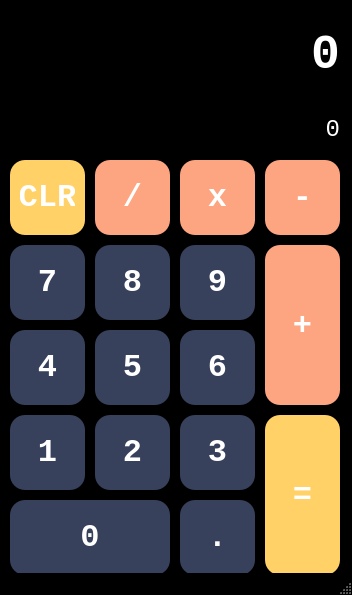
<?xml version="1.0" encoding="UTF-8"?>
<ui version="4.0">
 <class>MainWindow</class>
 <widget class="QMainWindow" name="MainWindow">
  <property name="geometry">
   <rect>
    <x>0</x>
    <y>0</y>
    <width>352</width>
    <height>595</height>
   </rect>
  </property>
  <property name="windowTitle">
   <string>QT Calculator by Kenny Neutron</string>
  </property>
  <property name="windowIcon">
   <iconset>
    <normaloff>calculator.png</normaloff>calculator.png</iconset>
  </property>
  <property name="styleSheet">
   <string notr="true">QMainWindow {
    background-color: black; /* Set the background color to black */
}</string>
  </property>
  <widget class="QWidget" name="centralwidget">
   <widget class="QLabel" name="lbl_answer">
    <property name="geometry">
     <rect>
      <x>10</x>
      <y>10</y>
      <width>330</width>
      <height>90</height>
     </rect>
    </property>
    <property name="font">
     <font>
      <family>Consolas</family>
      <pointsize>36</pointsize>
      <weight>75</weight>
      <bold>true</bold>
     </font>
    </property>
    <property name="layoutDirection">
     <enum>Qt::LeftToRight</enum>
    </property>
    <property name="autoFillBackground">
     <bool>false</bool>
    </property>
    <property name="styleSheet">
     <string notr="true">QLabel {
    color: white; /* Change 'red' to your desired color */
}
</string>
    </property>
    <property name="frameShape">
     <enum>QFrame::NoFrame</enum>
    </property>
    <property name="frameShadow">
     <enum>QFrame::Plain</enum>
    </property>
    <property name="lineWidth">
     <number>3</number>
    </property>
    <property name="midLineWidth">
     <number>0</number>
    </property>
    <property name="text">
     <string>0</string>
    </property>
    <property name="alignment">
     <set>Qt::AlignRight|Qt::AlignTrailing|Qt::AlignVCenter</set>
    </property>
    <property name="margin">
     <number>10</number>
    </property>
   </widget>
   <widget class="QPushButton" name="btn_clr">
    <property name="geometry">
     <rect>
      <x>10</x>
      <y>160</y>
      <width>75</width>
      <height>75</height>
     </rect>
    </property>
    <property name="font">
     <font>
      <family>Consolas</family>
      <pointsize>24</pointsize>
      <weight>75</weight>
      <bold>true</bold>
     </font>
    </property>
    <property name="contextMenuPolicy">
     <enum>Qt::PreventContextMenu</enum>
    </property>
    <property name="autoFillBackground">
     <bool>false</bool>
    </property>
    <property name="styleSheet">
     <string notr="true">QPushButton#btn_clr {
    border-radius: 15px;
    background-color: #ffd167; 
    padding: 10px; 
	color: white;
}
QPushButton:hover#btn_clr {
    background-color: #0c6478; /* Hover state color */
}</string>
    </property>
    <property name="text">
     <string>CLR</string>
    </property>
   </widget>
   <widget class="QLabel" name="lbl_operation">
    <property name="geometry">
     <rect>
      <x>10</x>
      <y>105</y>
      <width>330</width>
      <height>50</height>
     </rect>
    </property>
    <property name="font">
     <font>
      <family>Consolas</family>
      <pointsize>18</pointsize>
      <weight>50</weight>
      <bold>false</bold>
     </font>
    </property>
    <property name="layoutDirection">
     <enum>Qt::LeftToRight</enum>
    </property>
    <property name="autoFillBackground">
     <bool>false</bool>
    </property>
    <property name="styleSheet">
     <string notr="true">QLabel {
    color: white; /* Change 'red' to your desired color */
}
</string>
    </property>
    <property name="frameShape">
     <enum>QFrame::NoFrame</enum>
    </property>
    <property name="frameShadow">
     <enum>QFrame::Raised</enum>
    </property>
    <property name="lineWidth">
     <number>3</number>
    </property>
    <property name="midLineWidth">
     <number>0</number>
    </property>
    <property name="text">
     <string>0</string>
    </property>
    <property name="alignment">
     <set>Qt::AlignRight|Qt::AlignTrailing|Qt::AlignVCenter</set>
    </property>
    <property name="margin">
     <number>10</number>
    </property>
   </widget>
   <widget class="QPushButton" name="btn_divide">
    <property name="geometry">
     <rect>
      <x>95</x>
      <y>160</y>
      <width>75</width>
      <height>75</height>
     </rect>
    </property>
    <property name="font">
     <font>
      <family>Consolas</family>
      <pointsize>24</pointsize>
      <weight>75</weight>
      <bold>true</bold>
     </font>
    </property>
    <property name="autoFillBackground">
     <bool>false</bool>
    </property>
    <property name="styleSheet">
     <string notr="true">QPushButton#btn_divide {
    border-radius: 15px;
    background-color: #fda481; 
    padding: 10px; 
	color: white;
}
QPushButton:hover#btn_divide {
    background-color: #0c6478; /* Hover state color */
}</string>
    </property>
    <property name="text">
     <string>/</string>
    </property>
   </widget>
   <widget class="QPushButton" name="btn_subtract">
    <property name="geometry">
     <rect>
      <x>265</x>
      <y>160</y>
      <width>75</width>
      <height>75</height>
     </rect>
    </property>
    <property name="font">
     <font>
      <family>Consolas</family>
      <pointsize>24</pointsize>
      <weight>75</weight>
      <bold>true</bold>
     </font>
    </property>
    <property name="autoFillBackground">
     <bool>false</bool>
    </property>
    <property name="styleSheet">
     <string notr="true">QPushButton#btn_subtract {
    border-radius: 15px;
    background-color: #fda481; 
    padding: 10px; 
	color: white;
}
QPushButton:hover#btn_subtract {
    background-color: #0c6478; /* Hover state color */
}</string>
    </property>
    <property name="text">
     <string>-</string>
    </property>
   </widget>
   <widget class="QPushButton" name="btn_num7">
    <property name="geometry">
     <rect>
      <x>10</x>
      <y>245</y>
      <width>75</width>
      <height>75</height>
     </rect>
    </property>
    <property name="font">
     <font>
      <family>Consolas</family>
      <pointsize>24</pointsize>
      <weight>75</weight>
      <bold>true</bold>
     </font>
    </property>
    <property name="autoFillBackground">
     <bool>false</bool>
    </property>
    <property name="styleSheet">
     <string notr="true">QPushButton#btn_num7 {
    border-radius: 15px;
    background-color: #37415c; 
    padding: 10px; 
	color: white;
}
QPushButton:hover#btn_num7{
    background-color: #0c6478; /* Hover state color */
}</string>
    </property>
    <property name="text">
     <string>7</string>
    </property>
   </widget>
   <widget class="QPushButton" name="btn_multiply">
    <property name="geometry">
     <rect>
      <x>180</x>
      <y>160</y>
      <width>75</width>
      <height>75</height>
     </rect>
    </property>
    <property name="font">
     <font>
      <family>Consolas</family>
      <pointsize>24</pointsize>
      <weight>75</weight>
      <bold>true</bold>
     </font>
    </property>
    <property name="autoFillBackground">
     <bool>false</bool>
    </property>
    <property name="styleSheet">
     <string notr="true">QPushButton#btn_multiply {
    border-radius: 15px;
    background-color: #fda481; 
    padding: 10px; 
	color: white;
}
QPushButton:hover#btn_multiply {
    background-color: #0c6478; /* Hover state color */
}</string>
    </property>
    <property name="text">
     <string>x</string>
    </property>
   </widget>
   <widget class="QPushButton" name="btn_num8">
    <property name="geometry">
     <rect>
      <x>95</x>
      <y>245</y>
      <width>75</width>
      <height>75</height>
     </rect>
    </property>
    <property name="font">
     <font>
      <family>Consolas</family>
      <pointsize>24</pointsize>
      <weight>75</weight>
      <bold>true</bold>
     </font>
    </property>
    <property name="autoFillBackground">
     <bool>false</bool>
    </property>
    <property name="styleSheet">
     <string notr="true">QPushButton#btn_num8 {
    border-radius: 15px;
    background-color: #37415c; 
    padding: 10px; 
	color: white;
}
QPushButton:hover#btn_num8 {
    background-color: #0c6478; /* Hover state color */
}</string>
    </property>
    <property name="text">
     <string>8</string>
    </property>
   </widget>
   <widget class="QPushButton" name="btn_num9">
    <property name="geometry">
     <rect>
      <x>180</x>
      <y>245</y>
      <width>75</width>
      <height>75</height>
     </rect>
    </property>
    <property name="font">
     <font>
      <family>Consolas</family>
      <pointsize>24</pointsize>
      <weight>75</weight>
      <bold>true</bold>
     </font>
    </property>
    <property name="autoFillBackground">
     <bool>false</bool>
    </property>
    <property name="styleSheet">
     <string notr="true">QPushButton#btn_num9 {
    border-radius: 15px;
    background-color: #37415c; 
    padding: 10px; 
	color: white;
}
QPushButton:hover#btn_num9 {
    background-color: #0c6478; /* Hover state color */
}</string>
    </property>
    <property name="text">
     <string>9</string>
    </property>
   </widget>
   <widget class="QPushButton" name="btn_add">
    <property name="geometry">
     <rect>
      <x>265</x>
      <y>245</y>
      <width>75</width>
      <height>160</height>
     </rect>
    </property>
    <property name="font">
     <font>
      <family>Consolas</family>
      <pointsize>24</pointsize>
      <weight>75</weight>
      <bold>true</bold>
     </font>
    </property>
    <property name="autoFillBackground">
     <bool>false</bool>
    </property>
    <property name="styleSheet">
     <string notr="true">QPushButton#btn_add {
    border-radius: 15px;
    background-color: #fda481; 
    padding: 10px; 
	color: white;
}

QPushButton:hover#btn_add {
    background-color: #0c6478; /* Hover state color */
}</string>
    </property>
    <property name="text">
     <string>+</string>
    </property>
   </widget>
   <widget class="QPushButton" name="btn_num5">
    <property name="geometry">
     <rect>
      <x>95</x>
      <y>330</y>
      <width>75</width>
      <height>75</height>
     </rect>
    </property>
    <property name="font">
     <font>
      <family>Consolas</family>
      <pointsize>24</pointsize>
      <weight>75</weight>
      <bold>true</bold>
     </font>
    </property>
    <property name="autoFillBackground">
     <bool>false</bool>
    </property>
    <property name="styleSheet">
     <string notr="true">QPushButton#btn_num5 {
    border-radius: 15px;
    background-color: #37415c; 
    padding: 10px; 
	color: white;
}
QPushButton:hover#btn_num5 {
    background-color: #0c6478; /* Hover state color */
}</string>
    </property>
    <property name="text">
     <string>5</string>
    </property>
   </widget>
   <widget class="QPushButton" name="btn_num6">
    <property name="geometry">
     <rect>
      <x>180</x>
      <y>330</y>
      <width>75</width>
      <height>75</height>
     </rect>
    </property>
    <property name="font">
     <font>
      <family>Consolas</family>
      <pointsize>24</pointsize>
      <weight>75</weight>
      <bold>true</bold>
     </font>
    </property>
    <property name="autoFillBackground">
     <bool>false</bool>
    </property>
    <property name="styleSheet">
     <string notr="true">QPushButton#btn_num6 {
    border-radius: 15px;
    background-color: #37415c; 
    padding: 10px; 
	color: white;
}
QPushButton:hover#btn_num6 {
    background-color: #0c6478; /* Hover state color */
}</string>
    </property>
    <property name="text">
     <string>6</string>
    </property>
   </widget>
   <widget class="QPushButton" name="btn_num4">
    <property name="geometry">
     <rect>
      <x>10</x>
      <y>330</y>
      <width>75</width>
      <height>75</height>
     </rect>
    </property>
    <property name="font">
     <font>
      <family>Consolas</family>
      <pointsize>24</pointsize>
      <weight>75</weight>
      <bold>true</bold>
     </font>
    </property>
    <property name="autoFillBackground">
     <bool>false</bool>
    </property>
    <property name="styleSheet">
     <string notr="true">QPushButton#btn_num4 {
    border-radius: 15px;
    background-color: #37415c; 
    padding: 10px; 
	color: white;
}
QPushButton:hover#btn_num4 {
    background-color: #0c6478; /* Hover state color */
}</string>
    </property>
    <property name="text">
     <string>4</string>
    </property>
   </widget>
   <widget class="QPushButton" name="btn_num1">
    <property name="geometry">
     <rect>
      <x>10</x>
      <y>415</y>
      <width>75</width>
      <height>75</height>
     </rect>
    </property>
    <property name="font">
     <font>
      <family>Consolas</family>
      <pointsize>24</pointsize>
      <weight>75</weight>
      <bold>true</bold>
     </font>
    </property>
    <property name="autoFillBackground">
     <bool>false</bool>
    </property>
    <property name="styleSheet">
     <string notr="true">QPushButton#btn_num1 {
    border-radius: 15px;
    background-color: #37415c; 
    padding: 10px; 
	color: white;
}

QPushButton:hover#btn_num1 {
    background-color: #0c6478; /* Hover state color */
}</string>
    </property>
    <property name="text">
     <string>1</string>
    </property>
   </widget>
   <widget class="QPushButton" name="btn_num2">
    <property name="geometry">
     <rect>
      <x>95</x>
      <y>415</y>
      <width>75</width>
      <height>75</height>
     </rect>
    </property>
    <property name="font">
     <font>
      <family>Consolas</family>
      <pointsize>24</pointsize>
      <weight>75</weight>
      <bold>true</bold>
     </font>
    </property>
    <property name="autoFillBackground">
     <bool>false</bool>
    </property>
    <property name="styleSheet">
     <string notr="true">QPushButton#btn_num2 {
    border-radius: 15px;
    background-color: #37415c; 
    padding: 10px; 
	color: white;
}
QPushButton:hover#btn_num2 {
    background-color: #0c6478; /* Hover state color */
}</string>
    </property>
    <property name="text">
     <string>2</string>
    </property>
   </widget>
   <widget class="QPushButton" name="btn_num3">
    <property name="geometry">
     <rect>
      <x>180</x>
      <y>415</y>
      <width>75</width>
      <height>75</height>
     </rect>
    </property>
    <property name="font">
     <font>
      <family>Consolas</family>
      <pointsize>24</pointsize>
      <weight>75</weight>
      <bold>true</bold>
     </font>
    </property>
    <property name="autoFillBackground">
     <bool>false</bool>
    </property>
    <property name="styleSheet">
     <string notr="true">QPushButton#btn_num3 {
    border-radius: 15px;
    background-color: #37415c; 
    padding: 10px; 
	color: white;
}
QPushButton:hover#btn_num3 {
    background-color: #0c6478; /* Hover state color */
}</string>
    </property>
    <property name="text">
     <string>3</string>
    </property>
   </widget>
   <widget class="QPushButton" name="btn_num0">
    <property name="geometry">
     <rect>
      <x>10</x>
      <y>500</y>
      <width>160</width>
      <height>75</height>
     </rect>
    </property>
    <property name="font">
     <font>
      <family>Consolas</family>
      <pointsize>24</pointsize>
      <weight>75</weight>
      <bold>true</bold>
     </font>
    </property>
    <property name="autoFillBackground">
     <bool>false</bool>
    </property>
    <property name="styleSheet">
     <string notr="true">QPushButton#btn_num0 {
    border-radius: 15px;
    background-color: #37415c; 
    padding: 10px; 
	color: white;
}
QPushButton:hover#btn_num0 {
    background-color: #0c6478; /* Hover state color */
}</string>
    </property>
    <property name="text">
     <string>0</string>
    </property>
   </widget>
   <widget class="QPushButton" name="btn_dot">
    <property name="geometry">
     <rect>
      <x>180</x>
      <y>500</y>
      <width>75</width>
      <height>75</height>
     </rect>
    </property>
    <property name="font">
     <font>
      <family>Consolas</family>
      <pointsize>24</pointsize>
      <weight>75</weight>
      <bold>true</bold>
     </font>
    </property>
    <property name="autoFillBackground">
     <bool>false</bool>
    </property>
    <property name="styleSheet">
     <string notr="true">QPushButton#btn_dot {
    border-radius: 15px;
    background-color: #37415c; 
    padding: 10px; 
	color: white;
}
QPushButton:hover#btn_dot {
    background-color: #0c6478; /* Hover state color */
}</string>
    </property>
    <property name="text">
     <string>.</string>
    </property>
   </widget>
   <widget class="QPushButton" name="btn_equal">
    <property name="geometry">
     <rect>
      <x>265</x>
      <y>415</y>
      <width>75</width>
      <height>160</height>
     </rect>
    </property>
    <property name="font">
     <font>
      <family>Consolas</family>
      <pointsize>24</pointsize>
      <weight>75</weight>
      <bold>true</bold>
     </font>
    </property>
    <property name="contextMenuPolicy">
     <enum>Qt::PreventContextMenu</enum>
    </property>
    <property name="autoFillBackground">
     <bool>false</bool>
    </property>
    <property name="styleSheet">
     <string notr="true">QPushButton#btn_equal {
    border-radius: 15px;
    background-color: #ffd167; 
    padding: 10px; 
	color: white;
}
QPushButton:hover#btn_equal {
    background-color: #0c6478; /* Hover state color */
}</string>
    </property>
    <property name="text">
     <string>=</string>
    </property>
   </widget>
  </widget>
  <widget class="QMenuBar" name="menubar">
   <property name="geometry">
    <rect>
     <x>0</x>
     <y>0</y>
     <width>352</width>
     <height>21</height>
    </rect>
   </property>
  </widget>
  <widget class="QStatusBar" name="statusbar"/>
 </widget>
 <resources/>
 <connections/>
</ui>
